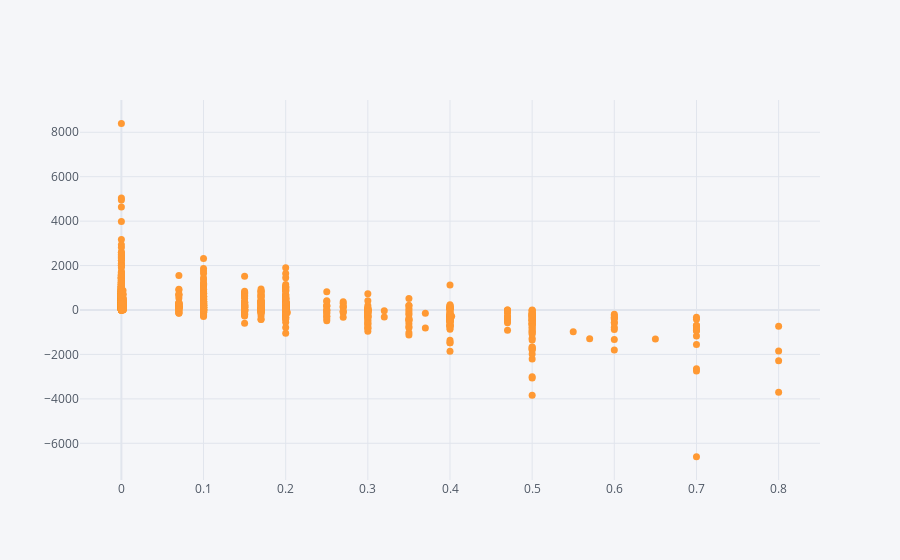

Notebook cell for this chart:
### Markdown cell above
## Scatter plots

### Code cell
data.iplot(kind='scatter', x='Discount', y='Profit', mode='markers', size=7)

### Figure 1 — Plotly figure (JSON) as saved in the notebook; plotly's stock layout.template omitted (floating-point values rounded to 4 significant figures; data arrays with more than 128 entries replaced by an {"elided": "..."} marker saying what was removed)
{"data": [{"line": {"color": "rgba(255, 153, 51, 1.0)", "dash": "solid", "shape": "linear", "width": 1.3}, "marker": {"size": 7, "symbol": "circle"}, "mode": "markers", "name": "Profit", "text": "", "type": "scatter", "x": {"elided": "2000 float values"}, "y": {"elided": "2000 float values"}}], "layout": {"legend": {"bgcolor": "#F5F6F9", "font": {"color": "#4D5663"}}, "paper_bgcolor": "#F5F6F9", "plot_bgcolor": "#F5F6F9", "title": {"font": {"color": "#4D5663"}}, "xaxis": {"gridcolor": "#E1E5ED", "showgrid": true, "tickfont": {"color": "#4D5663"}, "title": {"font": {"color": "#4D5663"}, "text": ""}, "zerolinecolor": "#E1E5ED"}, "yaxis": {"gridcolor": "#E1E5ED", "showgrid": true, "tickfont": {"color": "#4D5663"}, "title": {"font": {"color": "#4D5663"}, "text": ""}, "zerolinecolor": "#E1E5ED"}}}
